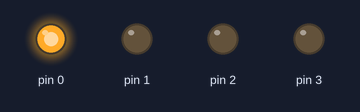
This sketch was run on a simulated Arduino Uno, built with avr-gcc and run on an emulated ATmega328P. On the bench: output pins drawn as LEDs (lit = HIGH).

Above: at 0.2 s.
At 1.7 s:
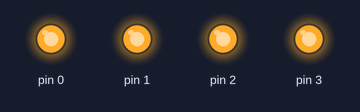
At 2.2 s:
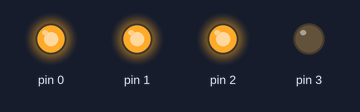
At 3.7 s:
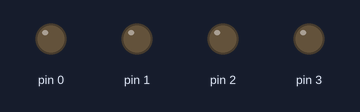
At 4.7 s:
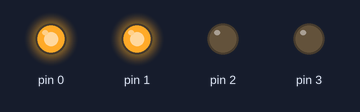
Timing chart, 0 to 5.2 s (numbered marks = the images above):
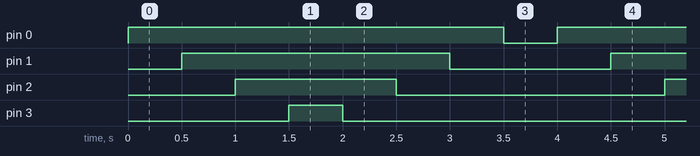

The sketch:

Practica5.ino
```cpp
/*
 * Project Práctica 5
 * Description: Enciende los led uno a uno con un segundo de diferencia.
 * Author: Javier Sánchez
 * Date: Octubre 8, 2020.
 */

int tiempo = 500; // medio segundo

// setup() runs once, when the device is first turned on.
void setup()
{
  // Put initialization like pinMode and begin functions here.
  for (int i = 0; i <= 3; i++)
  {
    pinMode(i, OUTPUT);
  }
}

// loop() runs over and over again, as quickly as it can execute.
void loop()
{
  // The core of your code will likely live here.
  //encendiendo leds
  for (int i = 0; i < 4; i++)
  {
    digitalWrite(i, HIGH);
    delay(tiempo);
  }
  //apagando leds
  for (int i = 3; i >= 0; i--)
  {
    digitalWrite(i, LOW);
    delay(tiempo);
  }
}
```

Measured:
- by itself, pin 0: alternates HIGH for 3.5 s and LOW for 0.50 s
- by itself, pin 1: alternates HIGH for 2.5 s and LOW for 1.5 s
- by itself, pin 2: alternates HIGH for 1.5 s and LOW for 2.5 s
- by itself, pin 3: alternates HIGH for 0.50 s and LOW for 3.5 s
